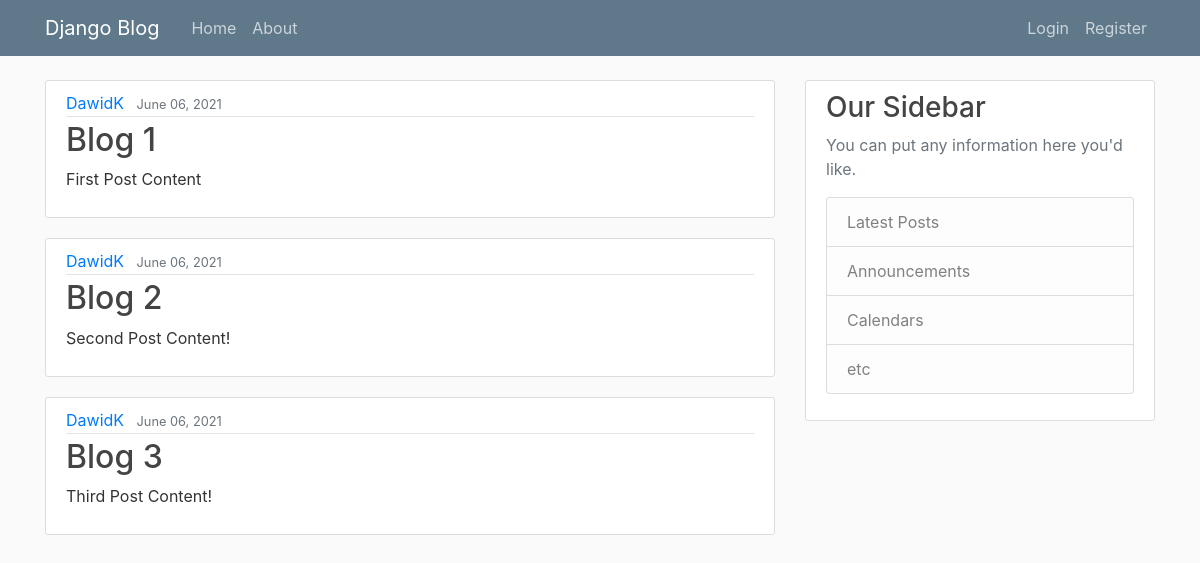
The page / on the database its author committed.
### blog_app/models.py (models this page shows, shortened)
class Post(models.Model):
    title = models.CharField(max_length=50)
    content = models.TextField()
    date_posted = models.DateTimeField(auto_now_add=True)  # default
    author = models.ForeignKey(User, on_delete=models.CASCADE)

### blog_app/views.py (the view)
# urls.py: path('', views.home, name='blog_app-home'),
def home(request):
	context = {
		'posts': Post.objects.all(),
	}
	return render(request, 'blog_app/home.html', context)

### blog_app/templates/blog_app/home.html (shortened to what this page needs)
{% extends 'blog_app/base.html' %}
{% block content %}
    {% for post in posts %}
        <article class="media content-section">
            <div class="media-body">
                <div class="article-metadata">
                    <a class="mr-2" href="#">{{ post.author }}</a>
                    <small class="text-muted">{{ post.date_posted|date:'F d, Y' }}</small>
                </div>
                <h2><a class="article-title" href="#">{{ post.title }}</a></h2>
                <p class="article-content">{{ post.content }}</p>
            </div>
        </article>
    {% endfor %}
{% endblock %}

### blog_app/static/blog_app/main.css (style rules this page uses)
* { margin: 0; padding: 0; box-sizing: 0; }
body { background: #fafafa; color: #333333; margin-top: 5rem; }
h1, h2, h3, h4, h5, h6 { color: #444444; }
.content-section { background: #ffffff; padding: 10px 20px; border: 1px solid #dddddd; border-radius: 3px; margin-bottom: 20px; }
.article-title { color: #444444; }
.article-content { white-space: pre-line; }
.article-metadata { padding-bottom: 1px; margin-bottom: 4px; border-bottom: 1px solid #e3e3e3 }

### rows shown on the page
Post: author "DawidK", date_posted "June 06, 2021", title "Blog 1", content "First Post Content"
Post: author "DawidK", date_posted "June 06, 2021", title "Blog 2", content "Second Post Content!"
Post: author "DawidK", date_posted "June 06, 2021", title "Blog 3", content "Third Post Content!"
